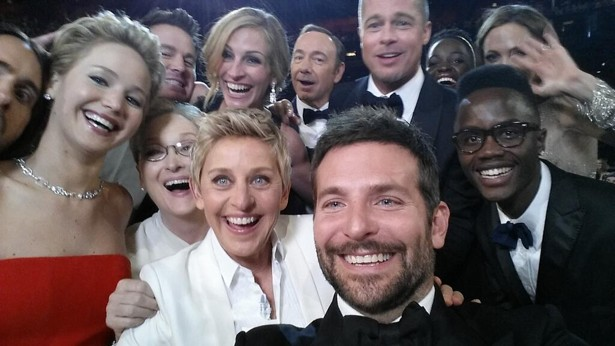
#> input picture test3.jpg, 615 x 346 px
$ python face_detection.py --image test3.jpg
#> lines starting #> are read from the running program, lines starting #| are printed output that depends on the picture; after the words box and inside, x2 and y2 are one past the last pixel; in counts of white or black regions, pixels touching at a corner belong together
import argparse
#import imutils
import cv2
import os
import numpy as np

FACE_DETECTOR_PATH =  "./haarcascade_frontalface_default.xml"
ap = argparse.ArgumentParser()
ap.add_argument("-i", "--image", help="Path to image file")
args = vars(ap.parse_args())


img = cv2.imread(args["image"])
#> img is the input picture: shape (346, 615, 3); mean B, G, R 92.6, 91, 102.8

img = cv2.cvtColor(img, cv2.COLOR_BGR2GRAY)
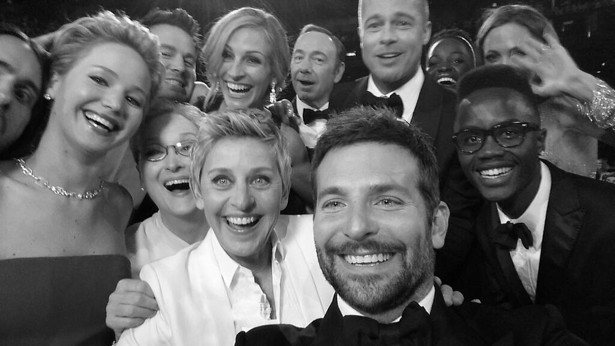
#> img: shape (346, 615); min 0, max 255, mean 94.7
detector = cv2.CascadeClassifier(FACE_DETECTOR_PATH)
rects = detector.detectMultiScale(img, scaleFactor=1.05, minNeighbors=5, minSize = (30,30), flags=cv2.CASCADE_SCALE_IMAGE)
#> rects = [[278, 33, 61, 61], [202, 29, 74, 74], [354, 1, 66, 66], [136, 117, 83, 83], [191, 141, 101, 101], [39, 44, 90, 90], [290, 144, 147, 147], [441, 93, 103, 103]]

rects = [(int(x), int(y), int(x+w), int(y+h)) for (x,y,w,h) in rects]
#> rects = [(278, 33, 339, 94), (202, 29, 276, 103), (354, 1, 420, 67), (136, 117, 219, 200), (191, 141, 292, 242), (39, 44, 129, 134), (290, 144, 437, 291), (441, 93, 544, 196)]
#print(rects)

for(i, c) in enumerate(rects):
    cv2.rectangle(img, (c[0], c[1]), (c[2], c[3]), (0,255,0), 2)
    cv2.putText(img, "Object #{}".format(i+1), (int(c[0] - 15), int(c[1] - 15)), cv2.FONT_HERSHEY_SIMPLEX, 0.55, (255,255,255), 2)
#> this loop made 8 passes
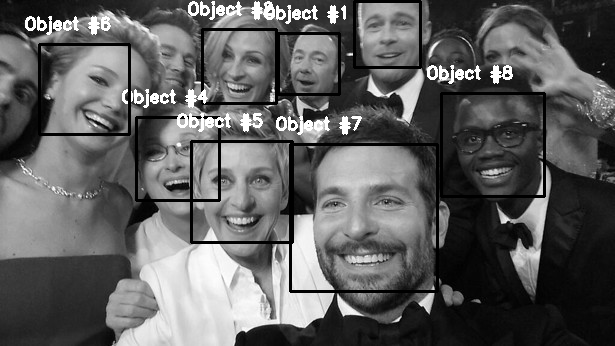
#> img: shape (346, 615); 6.07% of pixels changed, all inside (x1, y1, x2, y2) = (25, 0, 546, 293)

print (i)
#| 7
print (" faces")
cv2.imshow("face", img)

cv2.waitKey(0)

$ run again, on test4.png
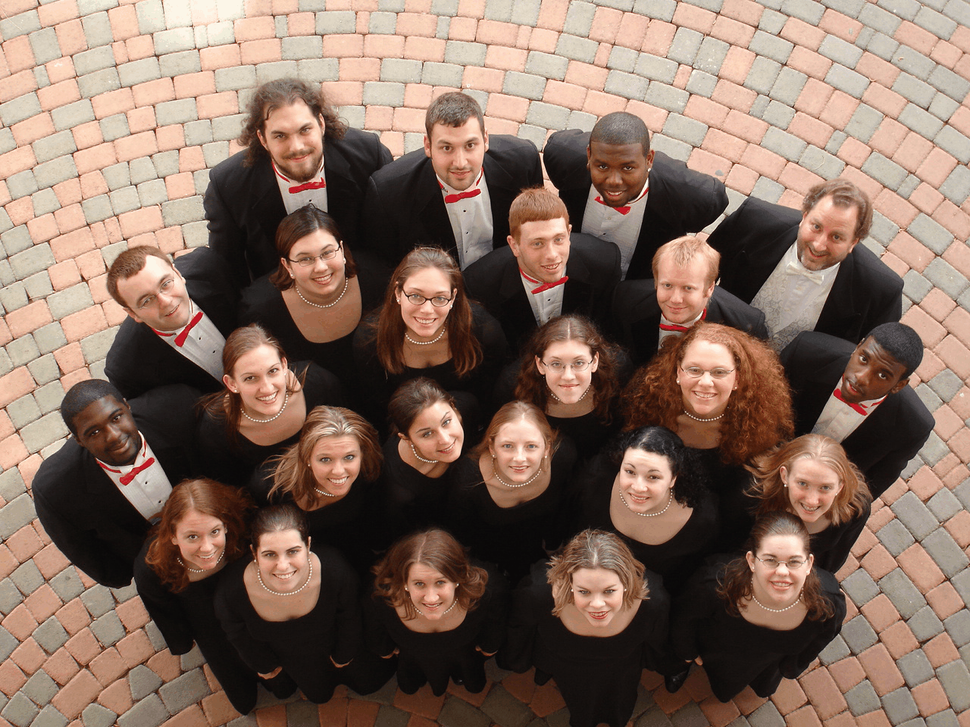
#> input picture test4.png, 970 x 727 px, shrunk from 1280 x 960 before the run
#> img is the input picture: shape (727, 970, 3); mean B, G, R 94, 107.4, 131.5
#> `img = cv2.cvtColor(img, cv2.COLOR_BGR2GRAY)`:
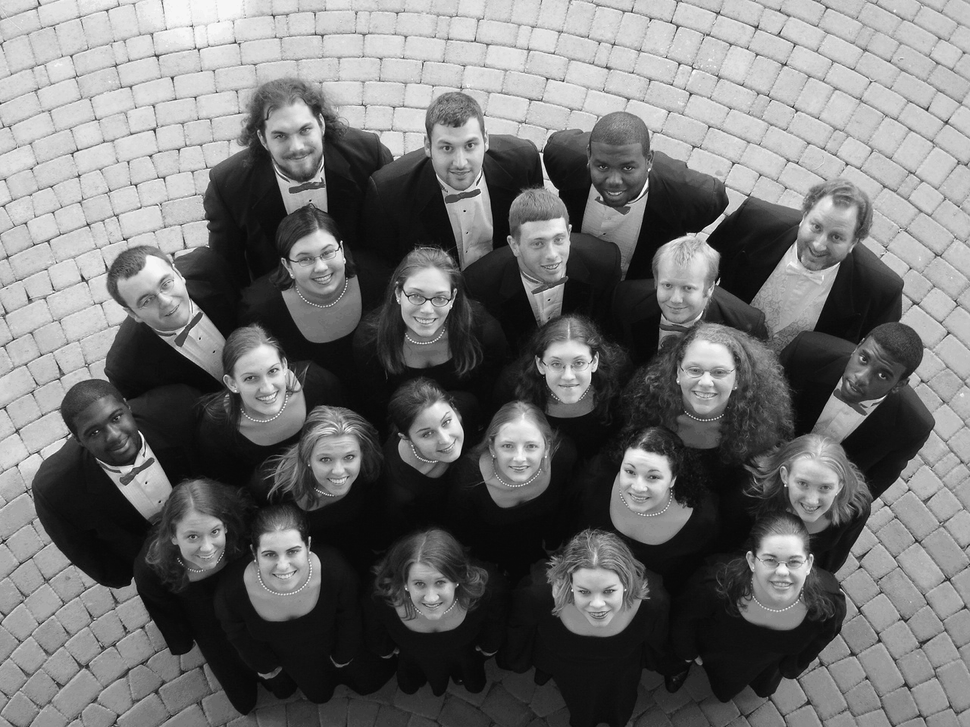
#> img: shape (727, 970); min 0, max 255, mean 113.1
#> `rects = detector.detectMultiScale(img, scaleFactor=1.05, minNeighbors=..`: rects = 23 rows, first 6: [434, 176, 58, 58], [305, 436, 61, 61], [536, 338, 64, 64], [651, 266, 56, 56], [488, 422, 64, 64], [172, 511, 62, 62]
#> `rects = [(int(x), int(y), int(x+w), int(y+h)) for (x,y,w,h) in rects]`: rects = 23 items, first 6: (434, 176, 492, 234), (305, 436, 366, 497), (536, 338, 600, 402), (651, 266, 707, 322), (488, 422, 552, 486), (172, 511, 234, 573)
#> the loop `for(i, c) in enumerate(rects):` made 23 passes
#> after the loop `for(i, c) in enumerate(rects):`:
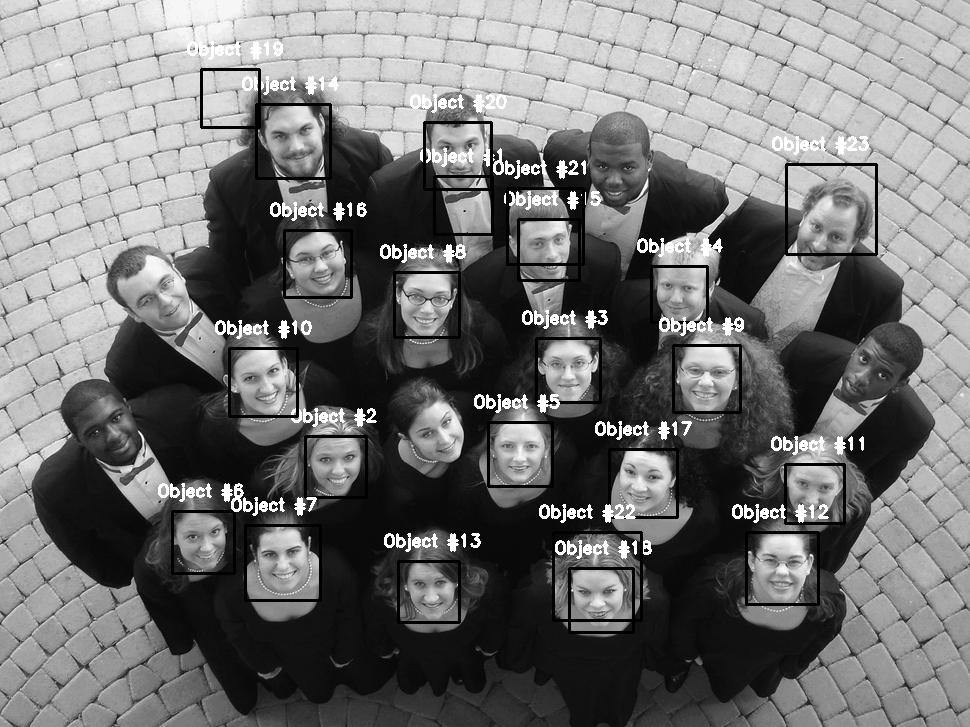
#> img: shape (727, 970); 4.8% of pixels changed, all inside (x1, y1, x2, y2) = (158, 41, 878, 634)
#| 22
